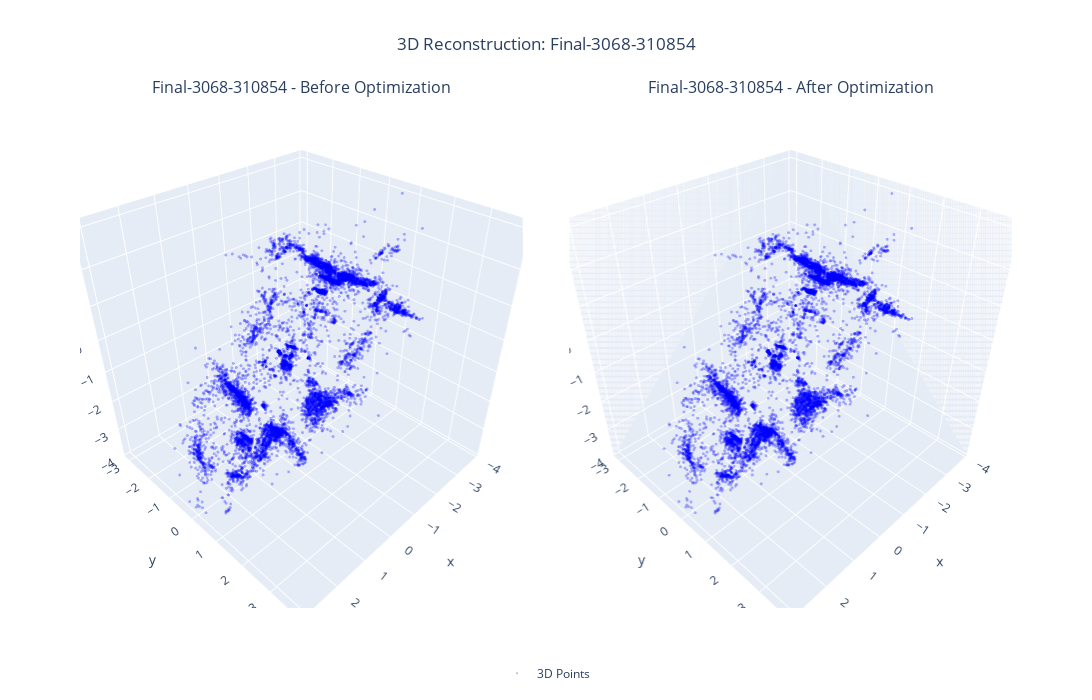

Notebook cell for this chart:
### Markdown cell above
WARNING: Large dataset - monitor memory usage!

Memory Status:
  Total: 31.1 GB
  Available: 28.4 GB
  Used: 2.2 GB (8.6%)
  Free: 28.1 GB


DATASET 5: Final-1936-649673

  Loading BAL file: /home/anatharv1/GTSAM-Project/BA_datasets/bal/Final/problem-1936-649673-pre.txt
  Loaded 1936 cameras, 649673 tracks
Building factor graph...
  1936 cameras, 649673 tracks, 5213733 observations
  Graph size: 5213735 factors
  Values size: 651609 variables
  Initial error: 1.83e+08

### Code cell
print("WARNING: Large dataset - monitor memory usage!")
check_memory_status()
run_single_dataset(5, verbose=True, plot=True, lambda_initial=1e4,
                   lambda_upper_bound=1e15)  # 1000x larger
force_cleanup()

### Figure 1 — Plotly figure (JSON) as saved in the notebook; plotly's stock layout.template omitted (floating-point values rounded to 4 significant figures; data arrays with more than 128 entries replaced by an {"elided": "..."} marker saying what was removed)
{"data": [{"marker": {"color": "blue", "opacity": 0.3, "size": 1}, "mode": "markers", "name": "3D Points", "scene": "scene", "showlegend": true, "type": "scatter3d", "x": {"elided": "10000 float values"}, "y": {"elided": "10000 float values"}, "z": {"elided": "10000 float values"}}, {"marker": {"color": "blue", "opacity": 0.3, "size": 1}, "mode": "markers", "name": "3D Points", "scene": "scene2", "showlegend": false, "type": "scatter3d", "x": {"elided": "10000 float values"}, "y": {"elided": "10000 float values"}, "z": {"elided": "10000 float values"}}], "layout": {"annotations": [{"font": {"size": 16}, "showarrow": false, "text": "Final-3068-310854 - Before Optimization", "x": 0.2375, "xanchor": "center", "xref": "paper", "y": 1, "yanchor": "bottom", "yref": "paper"}, {"font": {"size": 16}, "showarrow": false, "text": "Final-3068-310854 - After Optimization", "x": 0.7625, "xanchor": "center", "xref": "paper", "y": 1, "yanchor": "bottom", "yref": "paper"}], "height": 700, "legend": {"orientation": "h", "x": 0.5, "xanchor": "center", "y": -0.1}, "scene": {"aspectmode": "cube", "domain": {"x": [0, 0.475], "y": [0, 1]}, "xaxis": {"range": [-4.066, 3.196]}, "yaxis": {"range": [-3.25, 4.012]}, "zaxis": {"range": [-4.047, 3.215]}}, "scene2": {"aspectmode": "cube", "domain": {"x": [0.525, 1], "y": [0, 1]}, "xaxis": {"range": [-4.066, 3.196]}, "yaxis": {"range": [-3.25, 4.012]}, "zaxis": {"range": [-4.047, 3.215]}}, "showlegend": true, "title": {"text": "3D Reconstruction: Final-3068-310854", "x": 0.5}, "width": 1400}}
